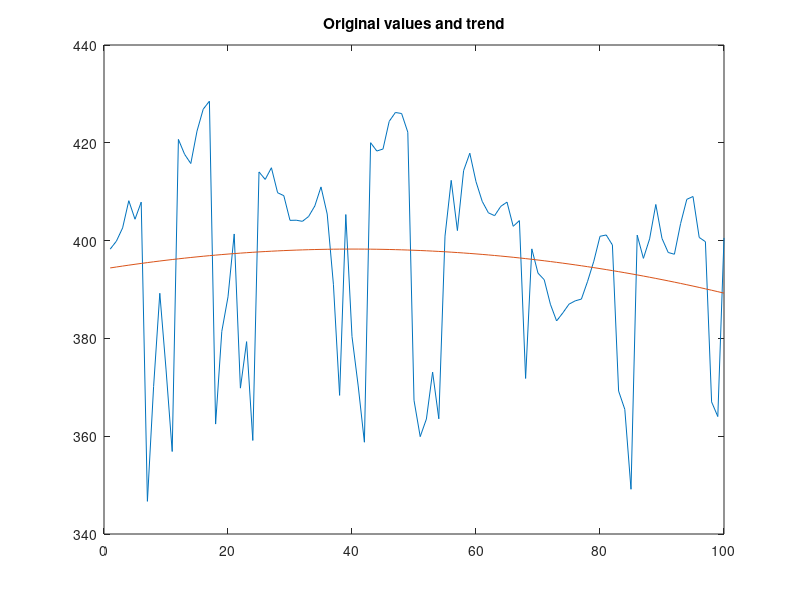
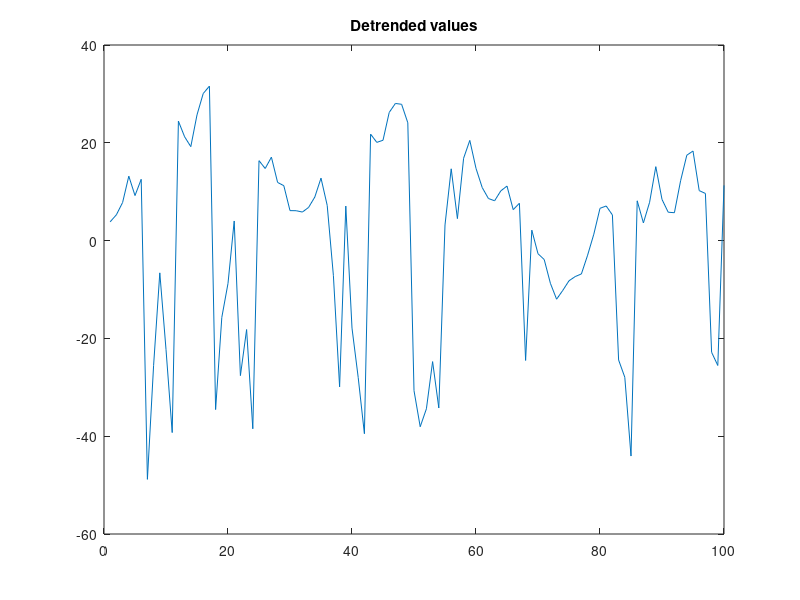
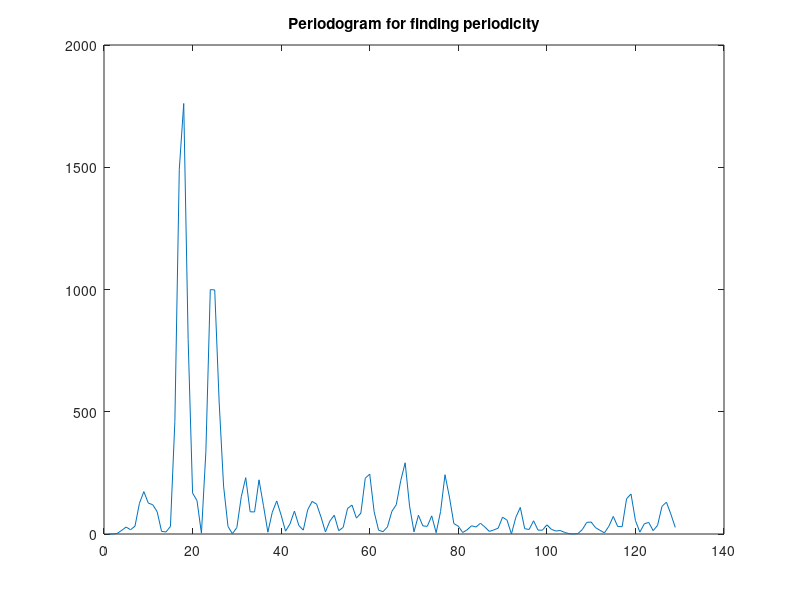
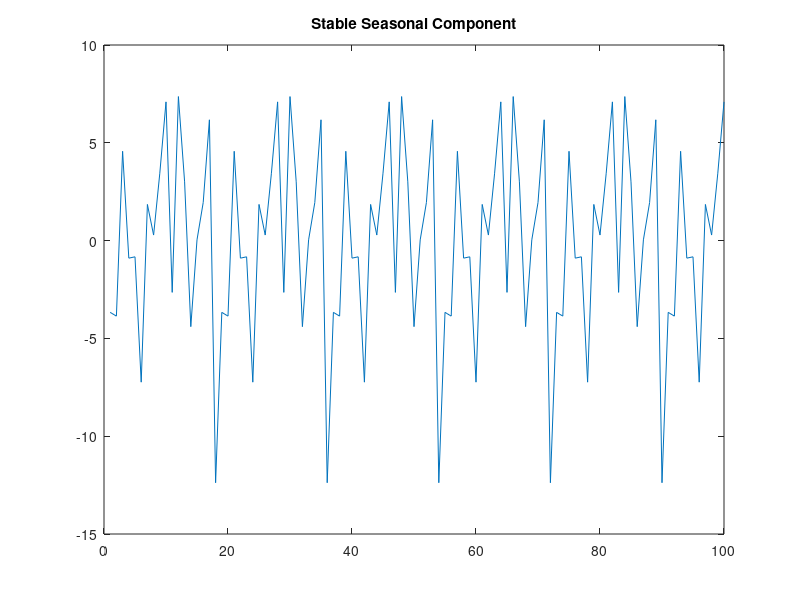

Source code (MATLAB) for these figures, in order:
function dt = extract_stochastic_component()
%STOCHASTICCOMPONENTEXTRACTION finds the stochastic component in the data.
%   This function returns the stochastic component of the data 
%   after removing the trend and seasonality. Currently this method only 
%   takes no argument and takes the data from the file. 
%   But it should take any data set in general.
    
x = csvread ('Generated_datasets/ts_data_x.csv');
T = length(x);
t = 1:T;

% Taking only row 2 of the data set for tests.
row = x(2, :);

figure;
plot(t, row);
hold on;

% fitting a polynomial of degree 2 to the data.
deg = 2;
[p, s, mu] = polyfit (t, row, deg);
trend = polyval (p, t, [], mu);

plot(1:100, trend);
title 'Original values and trend';
hold off;

data_detrend = row - trend;

figure;
plot (t, data_detrend);
title 'Detrended values'

% Use a periodogram to find periodicity
figure;
Pxx = periodogram (data_detrend);
plot (1:length(Pxx), Pxx);
title 'Periodogram for finding periodicity'

% Setting periodicity as peak value
period = find (Pxx == max(Pxx));

%creating seasonal indexes
seasonal_indexes = cell(period, 1);
for i = 1:period
    seasonal_indexes{i,1} = i:period:T;
end

% Finds the mean seasonal component in each of the sets.
seasonal_comp = cellfun(@(x) mean(data_detrend(x)),seasonal_indexes);

% Put smoothed values back into a vector of length N
quot = floor(T/period); 
rem = mod(T,period); 
seasonal_comp = [repmat(seasonal_comp, quot, 1);seasonal_comp(1:rem)];

% Center the seasonal estimate (additive)
sBar = mean(seasonal_comp); % for centering
seasonal_comp = seasonal_comp - sBar;

figure;
plot(seasonal_comp);
title 'Stable Seasonal Component';

% De-seasonalising the series
dt = row - seasonal_comp';

figure;
plot(dt);
title 'Deseasonalized Series';

% Verifying if seasonality still exists
figure;
Pxx = periodogram (dt);
plot (1:length(Pxx), Pxx);
title 'Does seasonality still exist?';

end
